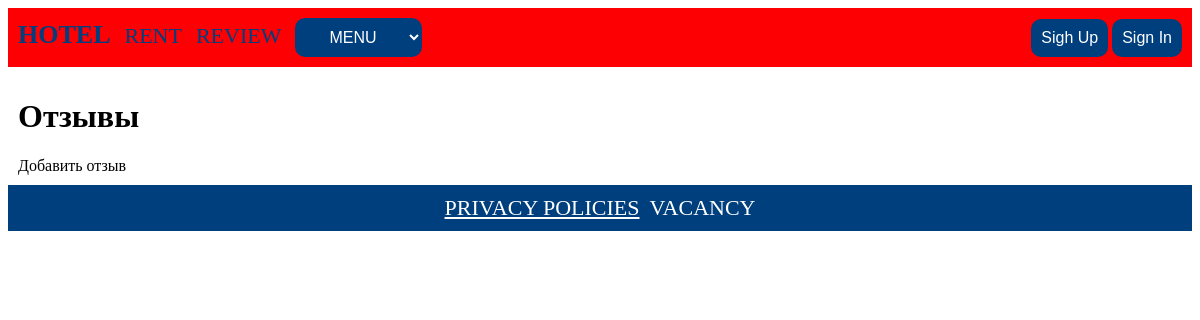
/review/, run on an earlier commit of the app's database.
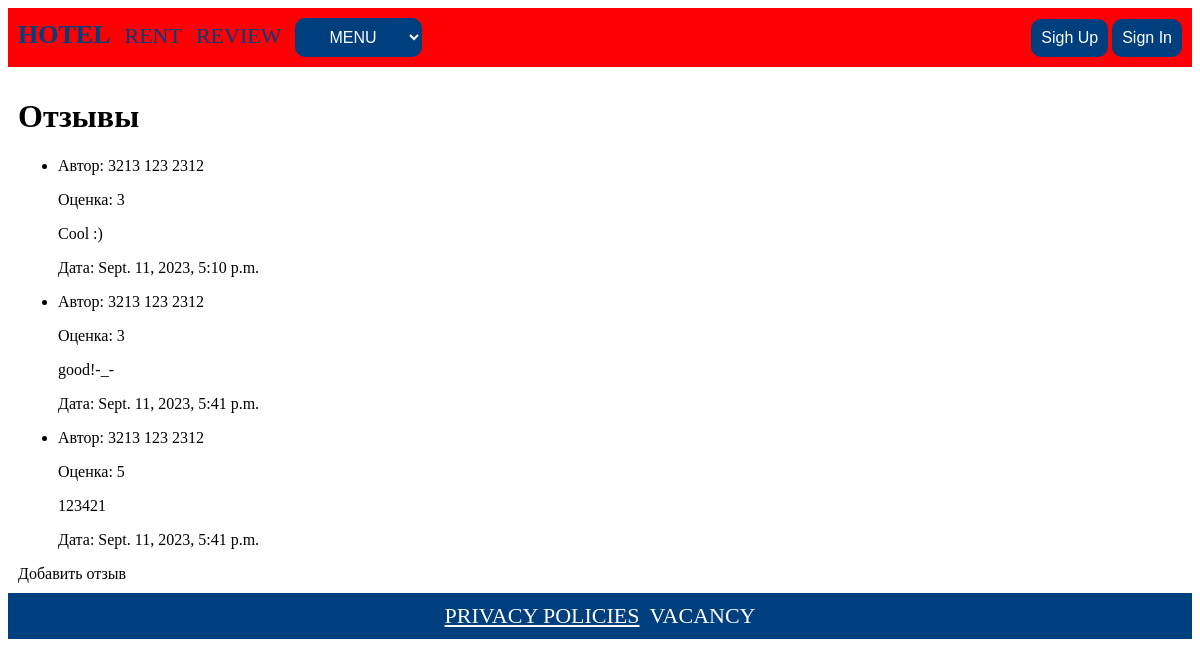
And on a later commit of the database.
### review/models.py (models this page shows, shortened)
class Review(models.Model):
    author = models.ForeignKey(Client, on_delete=models.CASCADE)
    rating = models.PositiveIntegerField(default=5, validators=[MinValueValidator(1), MaxValueValidator(5)])
    text = models.TextField()
    date = models.DateTimeField(auto_now_add=True)

### hotel/models.py (models this page shows)
class Client(AbstractUser):
    first_name = models.CharField(max_length=100)
    last_name = models.CharField(max_length=100)
    patronymic = models.CharField(max_length=100)
    birth_date = models.DateField()
    phone_number = models.CharField(max_length=20)
    def __str__(self):
        return f"{self.last_name} {self.first_name} {self.patronymic}"

### review/views.py (the view)
# urls.py: path('', views.review_list, name='home'),
def review_list(request):
    reviews = Review.objects.all()
    context = {'reviews': reviews}
    return render(request, 'review.html', context)

### review/templates/review.html
{% extends 'hotel/base_hotel.html' %}
{% block content %}
<h1>Отзывы</h1>
<ul>
    {% for review in reviews %}
        <li>
            <p>Автор: {{ review.author }}</p>
            <p>Оценка: {{ review.rating }}</p>
            <p>{{ review.text }}</p>
            <p>Дата: {{ review.date }}</p>
        </li>
    {% endfor %}
</ul>
{% if user.is_authenticated %}
<label onclick="window.location.href='{%url 'profile_user:profile' %}';">Добавить отзыв</label>
{% else %}
<label onclick="window.location.href='{%url 'auth_user:register' %}';">Добавить отзыв</label>
{% endif %}
{% endblock %}

### hotel/templates/hotel/base_hotel.html (shortened to what this page needs)
<!DOCTYPE html>
<html>
<head>
</head>
<body>
<header>
    <div class="header">
        <div>
            <label class="text1" onclick="window.location.href='{%url 'main:home' %}';">HOTEL</label>
            <label style="margin: 0px 10px 0px 10px" class="text2"
                   onclick="window.location.href='{%url 'hotel:hotel_list' 0 %}';">RENT</label>
            <label style="margin: 0px 10px 0px 0px" class="text2"
                   onclick="window.location.href='{%url 'review:home' %}';">REVIEW</label>
            <select class="button1" onchange="window.location.href=this.value;">
                <option value="" selected disabled>MENU</option>
            </select>
        </div>
        {% if user.is_authenticated %}
        <div>
            <label class="text1">{{user.username}}</label>
            <button class="button1" onclick="location.href='{%url 'auth_user:logout' %}'">Sign Out</button>
        </div>
        {% else %}
        <div>
            <button class="button1" onclick="location.href='{%url 'auth_user:register' %}'">Sigh Up</button>
            <button class="button1" onclick="location.href='{%url 'auth_user:login' %}'">Sign In</button>
        </div>
        {% endif %}
    </div>
</header>
<div style="padding: 10px;">
    {% block content %}
    {% endblock %}
</div>
<footer>
    <div class="footer">
        <a style="margin: 0px 10px 0px 0px" class="text3" href="/static/policy/policy.pdf"
           download="Privacy_Policies.pdf">PRIVACY POLICIES</a>
        <label class="text3" onclick="window.location.href='{%url 'vacancy:home' %}';">VACANCY</label>
    </div>
</footer>
</body>
</html>

What changed in the data, as far as the page shows it:
added Review: author "3213 123 2312", rating "3", text "Cool :)", date "Sept. 11, 2023, 5:10 p.m."
added Review: author "3213 123 2312", rating "3", text "good!-_-", date "Sept. 11, 2023, 5:41 p.m."
added Review: author "3213 123 2312", rating "5", text "123421", date "Sept. 11, 2023, 5:41 p.m."
